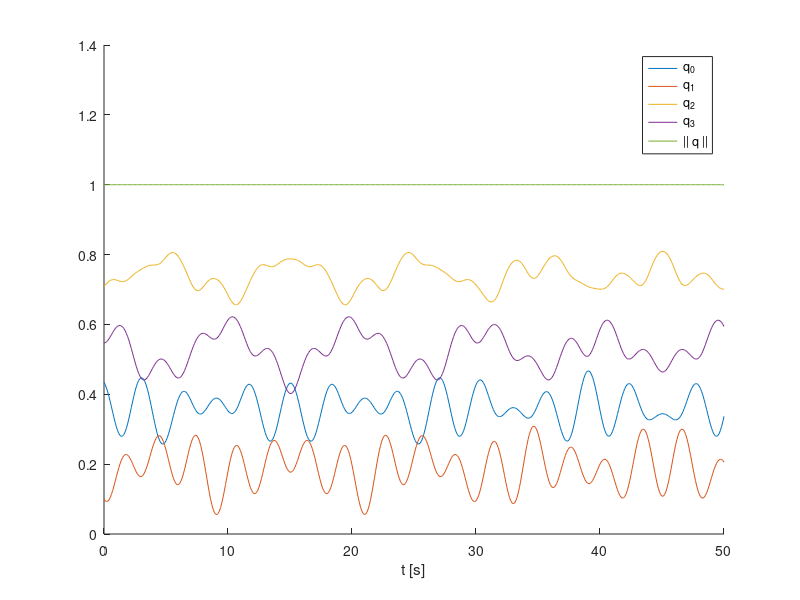
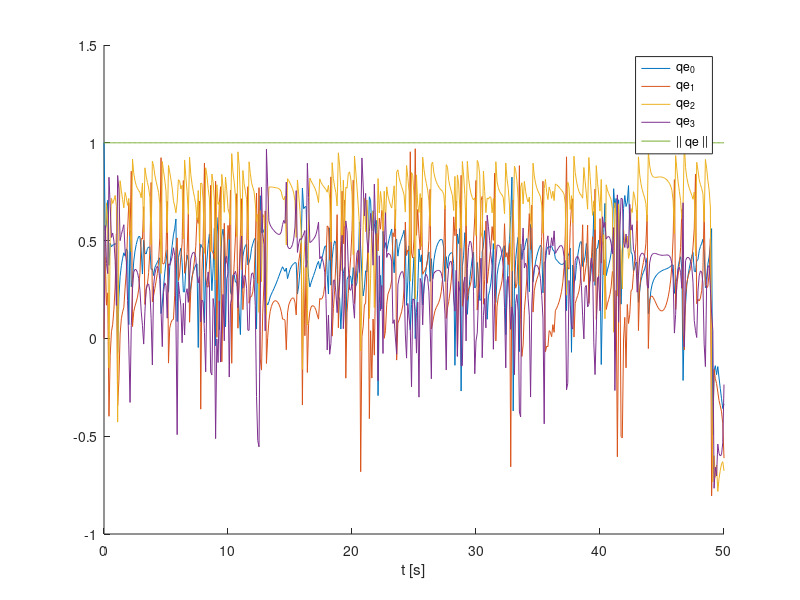
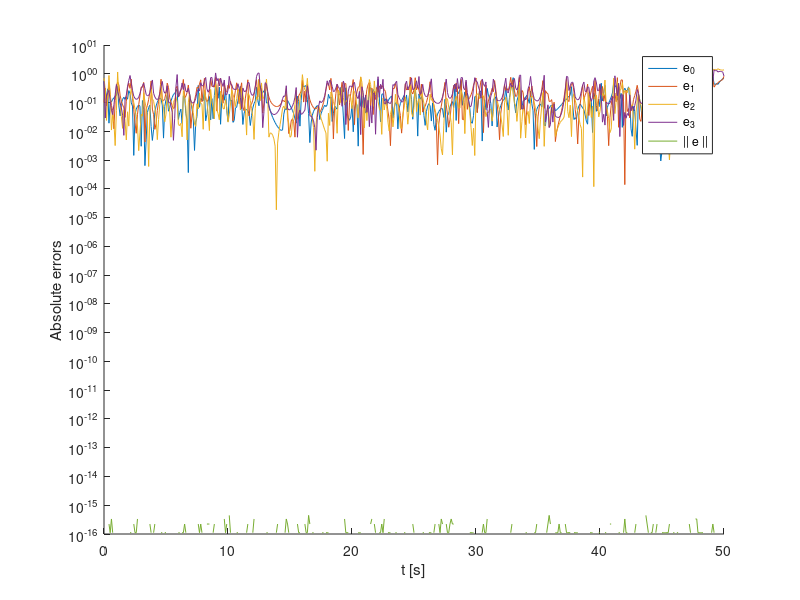
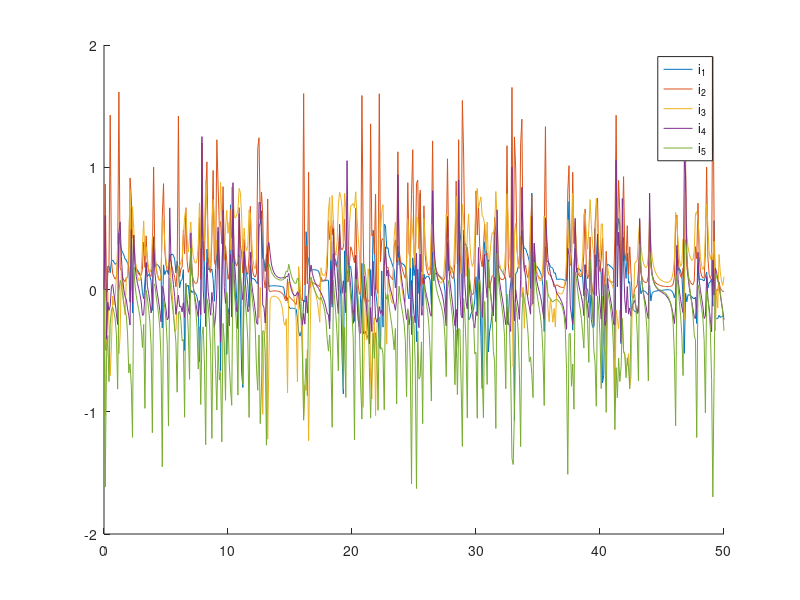

MATLAB code for these plots, in order:
clear all;
close all;
clc;

NoiseScale = 1e-3;

%% Quaternion dynamics

% Length of inputs
Dt = 0.1;
t = 0:Dt:50;

% Inputs
omega_x = 0.1*sin(2*pi*t/10);
omega_y = 0.2*cos(2*pi*t/4);
omega_z = 0.4*sin(2*pi*t/3);

% Quaterions„
q = zeros(4,length(t));
q(:,1) = rand(1,4);
q(:,1) = q(:,1)/norm(q(:,1));

% Number of samples
n = length(t);
Z = zeros(5,n);
mw = [rand(1); 0; rand(1)];
mw = mw/norm(mw);
m = zeros(3,n);
for k=1:n-1
    S_omega = [0, -omega_x(k), -omega_y(k), -omega_z(k);
        0, 0, omega_z(k), -omega_y(k);
        0, 0, 0, omega_x(k);
        zeros(1,4)];
    S_omega = S_omega - S_omega';
    q(:,k+1) = (S_omega*Dt/2 + eye(4))*q(:,k);
    
    q(:, k+1) = q(:, k+1)/norm(q(:, k+1));
    
    % Measurements:
    % a - Accelerometers
    Za = [-2*q(3,k+1)*q(1,k+1) + 2*q(4,k+1)*q(2,k+1);
        2*q(2,k+1)*q(1,k+1) + 2*q(4,k+1)*q(3,k+1);
        q(1,k+1)^2 - q(2,k+1)^2 - q(3,k+1)^2 + q(4,k+1)^2];
    % b - Magnetometer + accelerometer
    Zm = [2*q(4,k+1)*q(1,k+1) + 2*q(3,k+1)*q(2,k+1);
        q(1,k+1)^2 + q(2,k+1)^2 - q(3,k+1)^2 - q(4,k+1)^2];
    % Overall
    Z(:,k+1) = [Za; Zm];
    
    % Magnetometer readings
    wRb = [q(1,k+1)^2 + q(2,k+1)^2 - q(3,k+1)^2 - q(4,k+1)^2, 2*q(3,k+1)*q(2,k+1) - 2*q(4,k+1)*q(1,k+1), 2*q(3,k+1)*q(1,k+1) + 2*q(4,k+1)*q(2,k+1);
        2*q(4,k+1)*q(1,k+1) + 2*q(3,k+1)*q(2,k+1), q(1,k+1)^2 - q(2,k+1)^2 + q(3,k+1)^2 - q(4,k+1)^2, -2*q(2,k+1)*q(1,k+1) + 2*q(4,k+1)*q(3,k+1);
        -2*q(3,k+1)*q(1,k+1) + 2*q(4,k+1)*q(2,k+1), 2*q(2,k+1)*q(1,k+1) + 2*q(4,k+1)*q(3,k+1), q(1,k+1)^2 - q(2,k+1)^2 - q(3,k+1)^2 + q(4,k+1)^2];
    m(:,k+1) = wRb'*mw;    
end


%% Gyroscope

% GyroUnc
mu_g = zeros(3,1);
sigma_g = NoiseScale*rand(3,1);

% Measured velocities
omega_bar = [omega_x; 
    omega_y;
    omega_z] + randn(3, n).*(sigma_g*ones(1,n)) + mu_g*ones(1,n);


%% Accelerometer

g = 9.8;

% Accelerometer uncertainties
mu_a = zeros(3,1);
sigma_a = NoiseScale*rand(3,1);

% Covariance matrix
Ra = diag(sigma_a.^2);

% Noisy measurements
Za_bar = Z(1:3,:) + mvnrnd(mu_a, Ra, n)';
Za_bar = Za_bar./sqrt(sum(Za_bar.^2));



%% Magnetometer

% Uncertainties
mu_m = zeros(3,1);
sigma_m = NoiseScale*rand(3,1);
Rm = diag(sigma_m.^2);

% Noisy measurements
m_bar = m + mvnrnd(mu_m, Rm, n)';
m_bar = m_bar./sqrt(sum(m_bar.^2));



%% Magnetomter + Accelerometer measurements

mD = Za_bar(1,:).*m_bar(1,:) + Za_bar(2,:).*m_bar(2,:) + Za_bar(3,:).*m_bar(3,:);
mn = sqrt(1 - mD.^2);
Zma_bar = [(Za_bar(2,:).*m_bar(3,:) - Za_bar(3,:).*m_bar(2,:))./mn; (m_bar(1,:) - mD.*Za_bar(1,:))./mn];



%% Estimates

q_est = zeros(4, n);
q_est(:,1) = [1; 0; 0; 0]; %q(:,1); %[1; 0; 0; 0];
P = 10^3*eye(4);
Innovation = zeros(5, n);

for k=1:n-1
    S_omega = [0, -omega_bar(1,k), -omega_bar(2,k), -omega_bar(3,k);
        0, 0, omega_bar(3,k), -omega_bar(2,k);
        0, 0, 0, omega_bar(1,k);
        zeros(1,4)];
    S_omega = S_omega - S_omega';

    q_est(:, k+1) = (S_omega*Dt/2 + eye(4))*q_est(:,k);
    
    q_est(:, k+1) = q_est(:, k+1)/norm(q_est(:, k+1));
    
    % Covariance of the prediction
    G = [-q_est(2,k), -q_est(3,k), q_est(4,k);
        q_est(1,k), -q_est(4,k), q_est(3,k);
        q_est(4,k), q_est(1,k), -q_est(2,k);
        -q_est(3,k), q_est(2,k), q_est(1,k)];
    Ppred = (S_omega*Dt/2 + eye(4))*P*(S_omega*Dt/2 + eye(4))' + Dt^2/4*G*diag(sigma_g.^2)*G';
    
    % Update
    H = 2*[-q_est(3,k+1), q_est(4,k+1), -q_est(1,k+1), q_est(2,k+1);
        q_est(2,k+1), q_est(1,k+1), q_est(4,k+1), q_est(3,k+1);
        q_est(1,k+1), q_est(2,k+1), q_est(3,k+1), q_est(4,k+1);
        q_est(4,k+1), q_est(3,k+1), q_est(2,k+1), q_est(1,k+1);
        q_est(1,k+1), q_est(2,k+1), q_est(3,k+1), q_est(4,k+1)];
    % Accelerometer
    an = norm(Z(1:3,k+1));
    J = 1/an^3*[an^2 - Z(1,k+1)^2, -(Z(1,k+1)*Z(2,k+1)), -(Z(1,k+1)*Z(3,k+1));
        -(Z(1,k+1)*Z(2,k+1)), an^2 - Z(2,k+1)^2, -(Z(2,k+1)*Z(3,k+1));
        -(Z(1,k+1)*Z(3,k+1)), -(Z(2,k+1)*Z(3,k+1)), an^2 - Z(3,k+1)^2];
    Cov_nua_Th = J*Ra*J';    
    % Magnetometer
    mn = norm(m(:,k+1));
    J = 1/mn^3*[mn^2 - m(1,k+1)^2, -(m(1,k+1)*m(2,k+1)), -(m(1,k+1)*m(3,k+1));
        -(m(1,k+1)*m(2,k+1)), mn^2 - m(2,k+1)^2, -(m(2,k+1)*m(3,k+1));
        -(m(1,k+1)*m(3,k+1)), -(m(2,k+1)*m(3,k+1)), mn^2 - m(3,k+1)^2];
    Cov_nu_Th = J*Rm*J';
    % Variables
    v1 = Z(2,k+1)*m(3,k+1) - Z(3,k+1)*m(2,k+1);
    v4 = Z(1,k+1)*m(1,k+1) + Z(2,k+1)*m(2,k+1) + Z(3,k+1)*m(3,k+1);
    v3 = sqrt(1 - v4^2);
    v2 = v3^3;
    % Jm
    Jm = [Z(1,k+1)*v1*v4/v2,                         Z(2,k+1)*v1*v4/v2 - Z(3,k+1)/v3,               Z(2,k+1)/v3 + Z(3,k+1)*v1*v4/v2;
        Z(1,k+1)*(m(1,k+1) - Z(1,k+1)*v4)*v4/v2 - (Z(1,k+1)^2 - 1)/v3, Z(2,k+1)*(m(1,k+1) - Z(1,k+1)*v4)*v4/v2 - Z(1,k+1)*Z(2,k+1)/v3, Z(3,k+1)*(m(1,k+1) - Z(1,k+1)*v4)*v4/v2 - Z(1,k+1)*Z(3,k+1)/v3];
    % Ja
    Ja = [m(1,k+1)*v1*v4/v2,                                             m(3,k+1)/v3 + m(2,k+1)*v1*v4/v2,                m(3,k+1)*v1*v4 - m(2,k+1)/v3;
        m(1,k+1)*(m(1,k+1) - Z(1,k+1)*v4)*v4/v2 - (2*Z(1,k+1)*m(1,k+1) + Z(2,k+1)*m(2,k+1) + Z(3,k+1)*m(3,k+1))/v3,  m(2,k+1)*(m(1,k+1) - Z(1,k+1)*v4)*v4/v2 - Z(1,k+1)*m(2,k+1)/v3,  m(3,k+1)*(m(1,k+1) - Z(1,k+1)*v4)*v4/v2 - Z(1,k+1)*m(3,k+1)/v3];
    % Covariance
    Cov_alpha_Th = Jm*Cov_nu_Th*Jm' + Ja*Cov_nua_Th*Ja';
    
    % Predicted measurements
    Zpred = [-2*q_est(3, k+1)*q_est(1, k+1) + 2*q_est(4, k+1)*q_est(2, k+1);
    2*q_est(2, k+1)*q_est(1, k+1) + 2*q_est(4, k+1)*q_est(3, k+1);
    q_est(1, k+1)^2 - q_est(2, k+1)^2 - q_est(3, k+1)^2 + q_est(4, k+1)^2;
    2*q_est(4, k+1)*q_est(1, k+1) + 2*q_est(3, k+1)*q_est(2, k+1);
    q_est(1, k+1)^2 + q_est(2, k+1)^2 - q_est(3, k+1)^2 - q_est(4, k+1)^2];
    Innovation(:,k+1) = [Za_bar(:,k+1); Zma_bar(:,k+1)] - Zpred;

    % Kalman steps
    R = [Cov_nua_Th, Cov_nua_Th*Ja'; Ja*Cov_nua_Th, Cov_alpha_Th];
    S = H*Ppred*H' + R;
    W = Ppred*H'/S;
    q_est(:, k+1) = q_est(:, k+1) + W*Innovation(:, k+1);
    P = (eye(4) - W*H)*Ppred;

    q_est(:, k+1) = q_est(:, k+1)/norm(q_est(:, k+1));    
end


%% Plots

FigID = 0;

% FigID = FigID + 1;
% figure(FigID), clf, hold on;
% plot(t, omega_x);
% plot(t, omega_y);
% plot(t, omega_z);
% legend('\omega_x', '\omega_y', '\omega_z', 'Location', 'best');
% xlabel('t [s]');
% ylabel('[rad/s]');

FigID = FigID + 1;
figure(FigID), clf, hold on;
plot(t, q(1,:));
plot(t, q(2,:));
plot(t, q(3,:));
plot(t, q(4,:));
plot(t, sqrt(sum(q.^2)));
legend('q_0', 'q_1', 'q_2', 'q_3', '|| q ||', 'Location', 'best');
xlabel('t [s]');

FigID = FigID + 1;
figure(FigID), clf, hold on;
plot(t, q_est(1,:));
plot(t, q_est(2,:));
plot(t, q_est(3,:));
plot(t, q_est(4,:));
plot(t, sqrt(sum(q_est.^2)));
legend('qe_0', 'qe_1', 'qe_2', 'qe_3', '|| qe ||', 'Location', 'best');
xlabel('t [s]');

FigID = FigID + 1;
figure(FigID), clf, hold on;
plot(t, abs(q(1,:) - q_est(1,:)));
plot(t, abs(q(2,:) - q_est(2,:)));
plot(t, abs(q(3,:) - q_est(3,:)));
plot(t, abs(q(4,:) - q_est(4,:)));
plot(t, abs(sqrt(sum(q.^2)) - sqrt(sum(q_est.^2))));
legend('e_0', 'e_1', 'e_2', 'e_3', '|| e ||', 'Location', 'best');
xlabel('t [s]');
ylabel('Absolute errors');
set(gca, 'YScale', 'log');

FigID = FigID + 1;
figure(FigID), clf, hold on;
plot(t, Innovation(1,:));
plot(t, Innovation(2,:));
plot(t, Innovation(3,:));
plot(t, Innovation(4,:));
plot(t, Innovation(5,:));
legend('i_1', 'i_2', 'i_3', 'i_4', 'i_5', 'Location', 'best');


% FigID = FigID + 1;
% figure(FigID), clf, hold on;
% plot(t, Z(1,:));
% plot(t, Z(2,:));
% plot(t, Z(3,:));
% plot(t, sqrt(sum(m.^2)));
% legend('a_x', 'a_y', 'a_z', '|| a ||', 'Location', 'best');
% xlabel('t [s]');
% ylabel('Accelerometers');
% 
% FigID = FigID + 1;
% figure(FigID), clf, hold on;
% plot(t, m(1,:));
% plot(t, m(2,:));
% plot(t, m(3,:));
% plot(t, sqrt(sum(m.^2)));
% legend('m_x', 'm_y', 'm_z', '|| m ||', 'Location', 'best');
% xlabel('t [s]');
% ylabel('Magnetometers');

